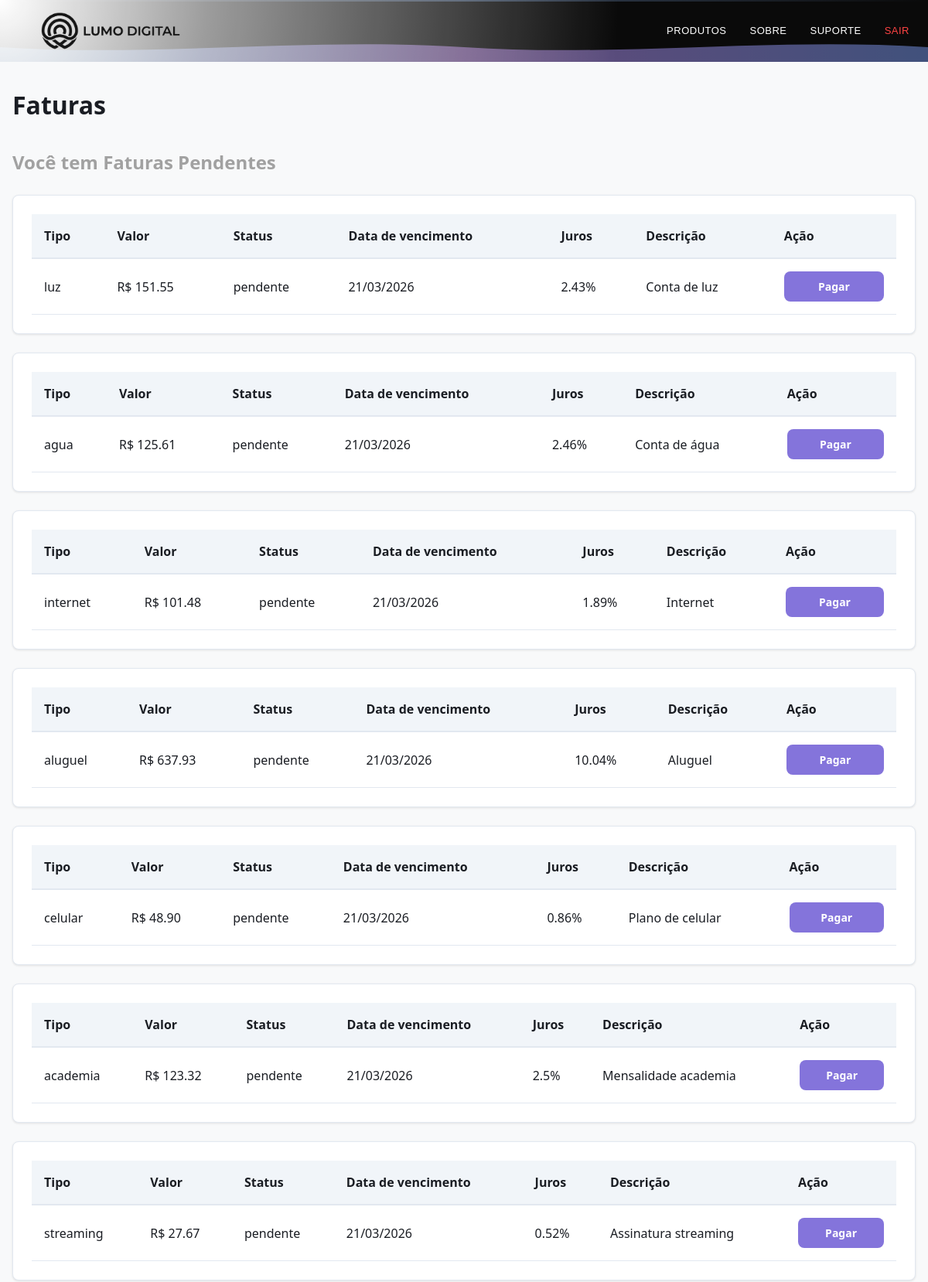
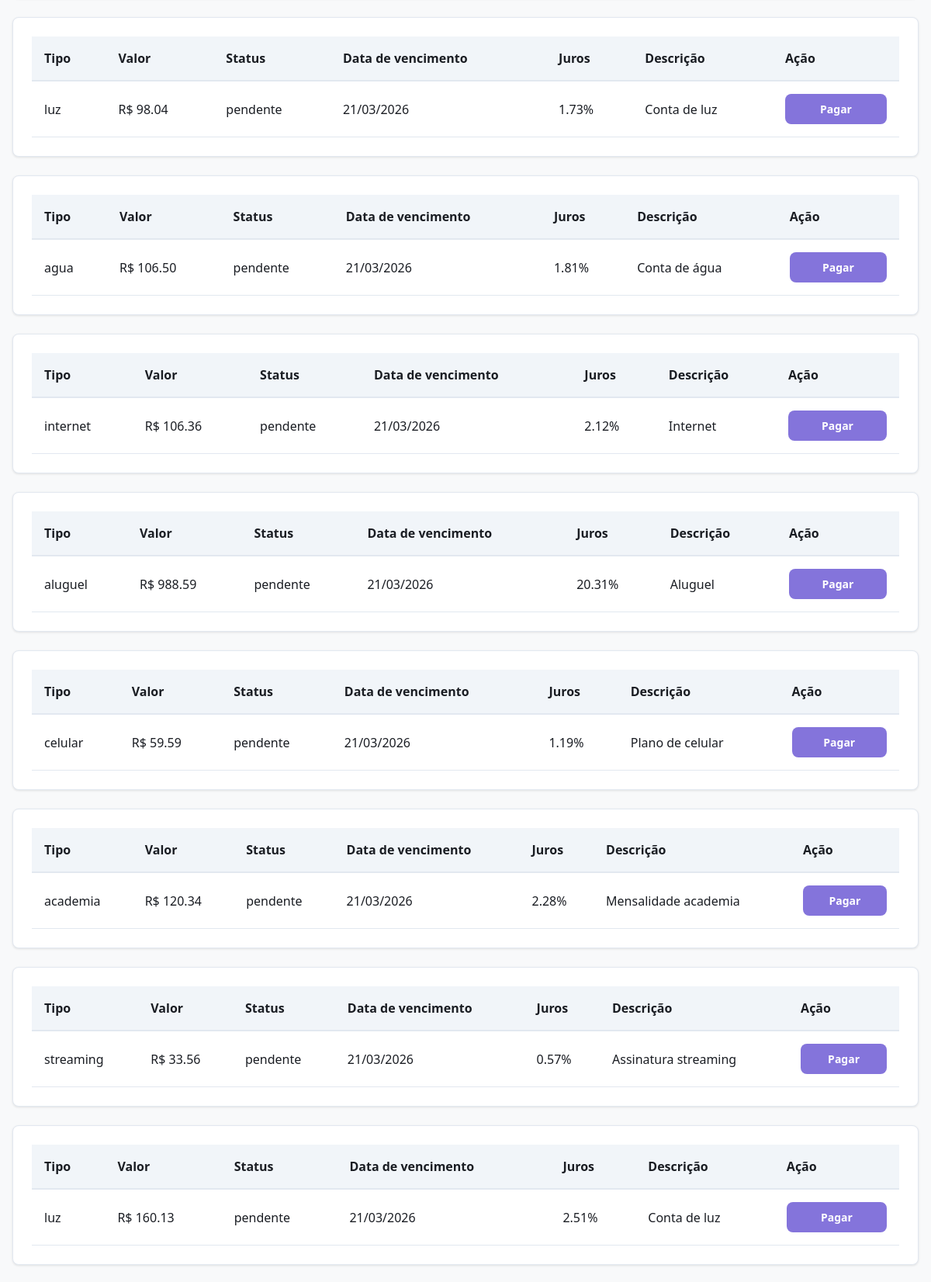
Page /faturas/ (signed in, upper part) on the committed database (2 pictures, top to bottom).
### tables this page shows
CREATE TABLE faturas (
    id INTEGER PRIMARY KEY AUTOINCREMENT,
    
    conta_id INTEGER NOT NULL,
    
    tipo TEXT NOT NULL, -- luz, agua, internet, aluguel, etc
    
    valor REAL NOT NULL,
    
    status TEXT DEFAULT 'pendente', -- pendente, pago, vencido
    
    data_vencimento DATETIME NOT NULL,
    
    juros REAL DEFAULT 0,
    
    descricao TEXT,
    
    criado_em DATETIME DEFAULT CURRENT_TIMESTAMP,
    
    FOREIGN KEY (conta_id) REFERENCES contas(id)
);

### routes/faturas.py (the view)
@faturas_bp.route('/')
def index():
    if not check_session():
        return redirect(url_for('login.login'))
    conta_id = session['user_info']['conta_id']
    faturas = get_faturas(conta_id)
    return render_template('faturas/index.html', faturas=faturas)

### utils/services/banco/faturas.py (called while the page is built)
def get_faturas(conta_id):
    conn = get_db()
    cursor = conn.cursor()
    cursor.execute("SELECT * FROM faturas WHERE conta_id = ?", (conta_id,))
    faturas = cursor.fetchall()
    conn.close()
    return faturas

### utils/validators.py (called while the page is built)
def get_db():
    conn = sqlite3.connect(DB_PATH)
    conn.row_factory = sqlite3.Row
    return conn

def check_session():
    return 'user_info' in session

### templates/faturas/index.html (shortened to what this page needs)
{% extends 'layouts/base_home.html' %}
{% block content %}
<link rel="stylesheet" href="{{ url_for('static', filename='css/faturas/style.css') }}">
<main class="faturas-wrapper">
    <div class="app-container">
        <h1>Faturas</h1>
        <div class="faturas-list">
            {% if faturas %}
            <h2 class="fatura-title">Você tem Faturas Pendentes</h2>
            {% for fatura in faturas %}
            <div class="fatura-container">
                <table>
                    <thead>
                        <tr>
                            <th>Tipo</th>
                            <th>Valor</th>
                            <th>Status</th>
                            <th>Data de vencimento</th>
                            <th>Juros</th>
                            <th>Descrição</th>
                            <th>Ação</th>
                        </tr>
                    </thead>
                    <tbody>
                        <tr>
                            <td>{{ fatura.tipo }}</td>
                            <td>R$ {{ "%.2f"|format(fatura.valor) }}</td>
                            <td>{{ fatura.status }}</td>
                            <td>{{ fatura.data_vencimento[:10].split('-')[2] }}/{{ fatura.data_vencimento[:10].split('-')[1] }}/{{ fatura.data_vencimento[:10].split('-')[0] }}</td>
                            <td>{{ fatura.juros }}%</td>
                            <td>{{ fatura.descricao }}</td>
                            <td>
                                <form method="post" action="/faturas/pagar">
                                    <button type="submit" class="btn-pagar">Pagar</button>
                                </form>
                            </td>
                        </tr>
                    </tbody>
                </table>
            </div>
            {% endfor %}
            {% else %}
            <div class="fatura-container">
                <h2 class="fatura-title">Você não tem faturas pendentes</h2>
            </div>
            {% endif %}
        </div>
    </div>
</main>
{% include "components/popup.html" %}
{% endblock %}

### templates/layouts/base_home.html (shortened to what this page needs)
<!DOCTYPE html>
<html>
<head>
    <link rel="stylesheet" href="{{ url_for('static', filename='css/home/base_home.css') }}?v={{ config.DEBUG }}">
</head>
<body>
<link rel="stylesheet" href="{{ url_for('static', filename='css/components/header.css') }}?v={{ config.DEBUG }}">
<header class="header">
    <a href="/home" class="header-logo">
        <img src="../../static/images/logo.png" alt="Logo">
    </a>
    <nav class="nav-minimal">
        <a href="#" class="nav-link">PRODUTOS</a>
        <a href="#" class="nav-link">SOBRE</a>
        <a href="" class="nav-link">SUPORTE</a>
        <a href="/logout" class="nav-link" id="logout-link">SAIR</a>
    </nav>
    <div class="wave-container">
    </div>
</header>
{% block content %}
{% endblock %}
{% include "components/footer.html" %}
</body>
</html>

### templates/components/popup.html (shortened to what this page needs)
<link rel="stylesheet" href="{{ url_for('static', filename='css/components/popup.css') }}">

### templates/components/footer.html (shortened to what this page needs)
<link rel="stylesheet" href="https://cdnjs.cloudflare.com/ajax/libs/font-awesome/6.0.0/css/all.min.css">
<link rel="stylesheet" href="{{ url_for('static', filename='css/components/footer.css') }}">

### static/css/home/base_home.css (style rules this page uses)
* { margin: 0; padding: 0; box-sizing: border-box; font-family: system-ui, -apple-system, BlinkMacSystemFont, "Segoe UI", Roboto, Oxygen, Ubuntu, Cantarell, "Open Sans", "Helvetica Neue", sans-serif; border: none; }
body { background-color: aliceblue; }

### static/css/components/header.css (style rules this page uses)
body { margin: 0; }
.header { position: relative; width: 100%; height: 80px; background: #0A0A0A; display: flex; justify-content: space-between; align-items: center; padding: 0 2%; box-sizing: border-box; overflow: hidden; transition: 0.8s; }
.header::before { content: ''; position: absolute; top: 0; left: 0; width: 100%; height: 2px; background: linear-gradient(90deg, transparent, #627FA9, transparent); opacity: 0.5; }
.header-logo { z-index: 10; display: flex; align-items: center; }
.header-logo img { height: 130px; filter: brightness(0); opacity: 0.9; transition: all 0.4s cubic-bezier(0.4, 0, 0.2, 1); }
.nav-minimal { display: flex; gap: 30px; z-index: 10; }
.nav-link { text-decoration: none; color: #fff; font-size: 13px; font-family: sans-serif; font-weight: 500; letter-spacing: 0.5px; position: relative; transition: 0.3s; }
.nav-link::after { content: ''; position: absolute; bottom: -5px; left: 0; width: 0; height: 2px; background: #94BD7F; transition: width 0.8s ease; }
#logout-link { color: #ff4444; }
#logout-link::after { content: ''; position: absolute; bottom: -5px; left: 0; width: 0; height: 2px; background: #ff4444; transition: width 0.8s ease; }
.header { position: relative; width: 100%; height: 80px; background: #0A0A0A; display: flex; justify-content: space-between; align-items: center; padding: 0 2%; box-sizing: border-box; overflow: hidden; }
.header::after { content: ''; position: absolute; top: 0; left: 0; width: 100%; height: 100%; background: radial-gradient( circle at 0% 0%, rgba(255, 255, 255, 1) 0px, rgba(255, 255, 255, 0.6) calc(var(--raio-luz) / 3), transparent var(--raio-luz) ); z-index: 5; pointer-events: none; mix-blend-mode: screen; transition: --raio-luz 1.5s cubic-bezier(0.4, 0, 0.2, 1), --opacidade-luz 1.5s cubic-bezier(0.4, 0, 0.2, 1), opacity 1.5s ease; opacity: var(--opacidade-luz); }
.wave-container { position: absolute; bottom: -1px; left: 0; width: 200%; display: flex; line-height: 0; opacity: 0.5; pointer-events: none; z-index: 1; }
.wave-container svg { width: 50%; height: 40px; margin: 0; padding: 0; display: block; animation: moveWave 15s linear infinite; }

### static/css/faturas/style.css (style rules this page uses)
:root { --primary-color: #0066ff; --primary-hover: #0052cc; --bg-color: #f8f9fa; --surface-color: #ffffff; --text-main: #1a1d23; --text-muted: #64748b; --border-color: #e2e8f0; --success-color: #10b981; --error-color: #ef4444; --shadow-sm: 0 1px 3px rgba(0,0,0,0.1); --shadow-md: 0 4px 6px -1px rgba(0,0,0,0.1), 0 2px 4px -1px rgba(0,0,0,0.06); --radius: 8px; --transition: all 0.3s ease; }
* { box-sizing: border-box; margin: 0; padding: 0; }
body { font-family: 'Inter', -apple-system, BlinkMacSystemFont, "Segoe UI", Roboto, sans-serif; background-color: var(--bg-color); color: var(--text-main); line-height: 1.5; -webkit-font-smoothing: antialiased; }
.faturas-wrapper { padding: 2rem 1rem; min-height: 100vh; }
.app-container { max-width: 1280px; margin: 0 auto; }
h1 { font-size: 2rem; font-weight: 700; margin-bottom: 2rem; color: var(--text-main); }
.fatura-title { font-size: 1.5rem; font-weight: 600; margin-bottom: 1.5rem; color: var(--text-muted); }
.fatura-container { background-color: var(--surface-color); border-radius: var(--radius); padding: 1.5rem; border: 1px solid var(--border-color); box-shadow: var(--shadow-sm); margin-bottom: 1.5rem; transition: var(--transition); overflow-x: auto; }
table { width: 100%; border-collapse: collapse; font-size: 1rem; min-width: 800px; }
th { text-align: left; background-color: #f1f5f9; padding: 1rem; font-weight: 700; color: var(--text-main); border-bottom: 2px solid var(--border-color); }
td { padding: 1rem; border-bottom: 1px solid var(--border-color); vertical-align: middle; }
.btn-pagar { background-color: var(--primary-color); color: white; border: none; padding: 0.625rem 1.25rem; border-radius: var(--radius); font-weight: 600; font-size: 0.875rem; cursor: pointer; transition: var(--transition); width: 100%; text-align: center; }

### static/css/components/popup.css (style rules this page uses)
:root { --success-color: #2ecc71; --error-color: #e74c3c; --bg-glass: rgba(255, 255, 255, 0.8); }

### static/css/components/footer.css (style rules this page uses)
:root { --primary-color: #8474DB; --bg-dark: #0a0a0a; --text-muted: #a1a1a1; --transition: all 0.3s cubic-bezier(0.4, 0, 0.2, 1); }

### rows in the picture
faturas: tipo "luz", valor "151.55", status "pendente", data_vencimento "21", data_vencimento "03", data_vencimento "2026", juros "2.43", descricao "Conta de luz"
faturas: tipo "agua", valor "125.61", status "pendente", data_vencimento "21", data_vencimento "03", data_vencimento "2026", juros "2.46", descricao "Conta de água"
faturas: tipo "internet", valor "101.48", status "pendente", data_vencimento "21", data_vencimento "03", data_vencimento "2026", juros "1.89", descricao "Internet"
faturas: tipo "aluguel", valor "637.93", status "pendente", data_vencimento "21", data_vencimento "03", data_vencimento "2026", juros "10.04", descricao "Aluguel"
faturas: tipo "celular", valor "48.90", status "pendente", data_vencimento "21", data_vencimento "03", data_vencimento "2026", juros "0.86", descricao "Plano de celular"
faturas: tipo "academia", valor "123.32", status "pendente", data_vencimento "21", data_vencimento "03", data_vencimento "2026", juros "2.5", descricao "Mensalidade academia"
faturas: tipo "streaming", valor "27.67", status "pendente", data_vencimento "21", data_vencimento "03", data_vencimento "2026", juros "0.52", descricao "Assinatura streaming"
faturas: tipo "luz", valor "98.04", status "pendente", data_vencimento "21", data_vencimento "03", data_vencimento "2026", juros "1.73", descricao "Conta de luz"
faturas: tipo "agua", valor "106.50", status "pendente", data_vencimento "21", data_vencimento "03", data_vencimento "2026", juros "1.81", descricao "Conta de água"
faturas: tipo "internet", valor "106.36", status "pendente", data_vencimento "21", data_vencimento "03", data_vencimento "2026", juros "2.12", descricao "Internet"
faturas: tipo "aluguel", valor "988.59", status "pendente", data_vencimento "21", data_vencimento "03", data_vencimento "2026", juros "20.31", descricao "Aluguel"
faturas: tipo "celular", valor "59.59", status "pendente", data_vencimento "21", data_vencimento "03", data_vencimento "2026", juros "1.19", descricao "Plano de celular"
faturas: tipo "academia", valor "120.34", status "pendente", data_vencimento "21", data_vencimento "03", data_vencimento "2026", juros "2.28", descricao "Mensalidade academia"
faturas: tipo "streaming", valor "33.56", status "pendente", data_vencimento "21", data_vencimento "03", data_vencimento "2026", juros "0.57", descricao "Assinatura streaming"
faturas: tipo "luz", valor "160.13", status "pendente", data_vencimento "21", data_vencimento "03", data_vencimento "2026", juros "2.51", descricao "Conta de luz"
